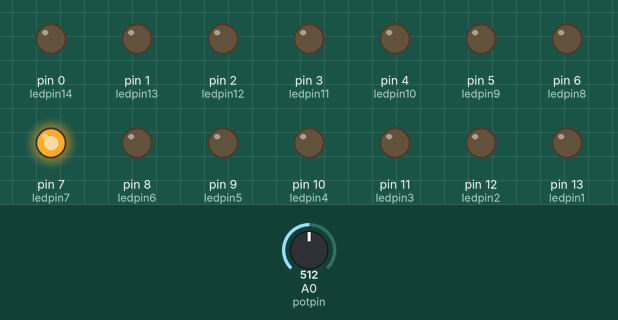
This sketch was run on a simulated Arduino Uno, built with avr-gcc and run on an emulated ATmega328P. Shown: output pins drawn as LEDs (lit = HIGH). The inputs (shaded band) are chosen by the test bench; at power-on: A0 (potpin) = 512.

Above: at 1.2 s.
1.3 s: A0 (potpin) set to 528
At 1.9 s:
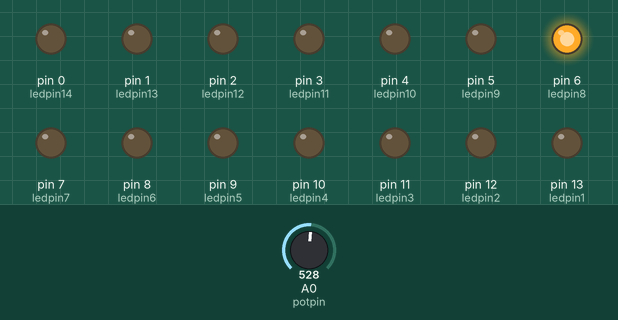
2.8 s: A0 (potpin) set to 716
At 3.1 s:
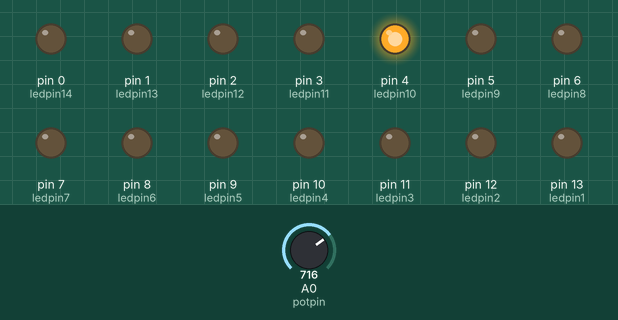
4.3 s: A0 (potpin) set to 750
At 5.4 s:
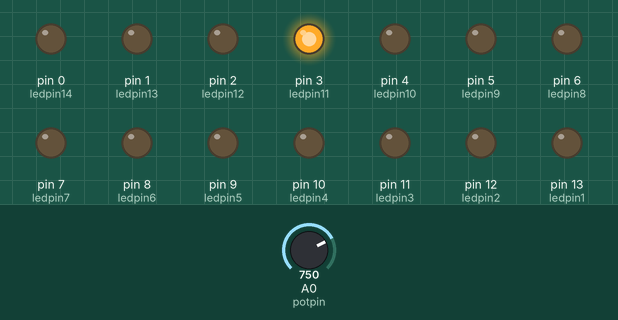
5.8 s: A0 (potpin) set to 900
At 6.5 s:
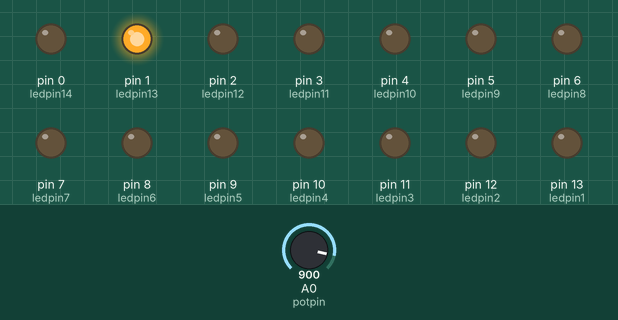
7.3 s: A0 (potpin) set to 982
At 7.7 s:
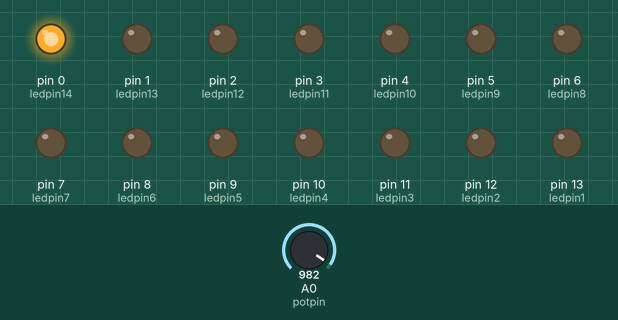
8.8 s: A0 (potpin) set to 962
At 10.0 s:
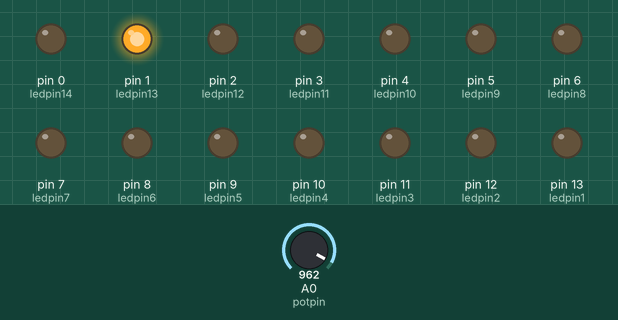
Timing chart, 0 to 11.3 s (numbered marks = the images above; inputs shaded):
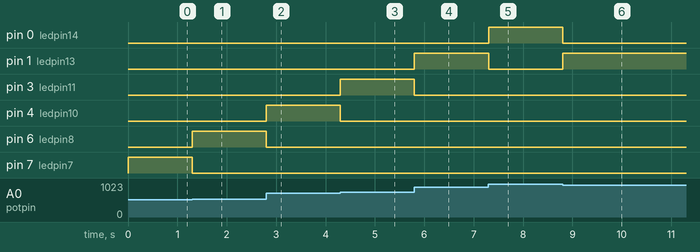

Measured:
- after the input at 1.3 s, pin 6 (ledpin8): LOW → HIGH at once; pin 7 (ledpin7): HIGH → LOW at once
- after the input at 2.8 s, pin 4 (ledpin10): LOW → HIGH at once; pin 6 (ledpin8): HIGH → LOW at once
- after the input at 4.3 s, pin 3 (ledpin11): LOW → HIGH at once; pin 4 (ledpin10): HIGH → LOW at once
- after the input at 5.8 s, pin 1 (ledpin13): LOW → HIGH at once; pin 3 (ledpin11): HIGH → LOW at once
- after the input at 7.3 s, pin 0 (ledpin14): LOW → HIGH at once; pin 1 (ledpin13): HIGH → LOW at once
- after the input at 8.8 s, pin 0 (ledpin14): HIGH → LOW at once; pin 1 (ledpin13): LOW → HIGH at once

The sketch:

2.1.7_Pot_ile_14_LED_kontrolu.ino
```cpp
//0-13 arası tüm dijital pinler LED çıkışları olarak tanımlanır.
int ledpin1 = 13;
int ledpin2 = 12;
int ledpin3 = 11;
int ledpin4 = 10;
int ledpin5 = 9;
int ledpin6 = 8;
int ledpin7 = 7;
int ledpin8 = 6;
int ledpin9 = 5;
int ledpin10 = 4;
int ledpin11 = 3;
int ledpin12 = 2;
int ledpin13 = 1;
int ledpin14 = 0;
//Analog A0 pini potansiyometre çıkışı olarak tanımlanır.
int potpin = A0;
//potdeger isminde bir değişkene ilk başlangıç değeri olan 0 atanır.
int potdeger = 0;

void setup(){
//Ardiuno pinleri(0-13) çıkış olarak tanımlanır.
pinMode(ledpin1,OUTPUT);
pinMode(ledpin2,OUTPUT);
pinMode(ledpin3,OUTPUT);
pinMode(ledpin4,OUTPUT);
pinMode(ledpin5,OUTPUT);
pinMode(ledpin6,OUTPUT);
pinMode(ledpin7,OUTPUT);
pinMode(ledpin8,OUTPUT);
pinMode(ledpin9,OUTPUT);
pinMode(ledpin10,OUTPUT);
pinMode(ledpin11,OUTPUT);
pinMode(ledpin12,OUTPUT);
pinMode(ledpin13,OUTPUT);
pinMode(ledpin14,OUTPUT);
// analog değerleri okuyacağımız Analog pin GİRİŞ olarak tanımlanır.
pinMode(potpin,INPUT);
}

void loop(){
//Analog girişten okunan değer potdeger değişkenine aktarılır.
potdeger = analogRead(potpin);

//eğer bu değer 0 ile 74 arası sayısal bir değerse LED1 yanar, değilse söner.
if(potdeger>=0 && potdeger<74)
{
digitalWrite(ledpin1,HIGH);
}
else{
digitalWrite(ledpin1,LOW);
}

//Analog girişten alınan değer potdeger değişkenine aktarılır. Her koşul sonlandığında bu //değerin tekrar potdeger değişkenine atanması gerekir.   Çünkü bir sonraki koşulda potdeger //değişkeninin alacağı yeni değere göre işlem gerçekleştirilecektir.

potdeger = analogRead(potpin);
//eğer bu değer 74 ile 148 arası sayısal bir değerse LED2 yanar, değilse söner.
if(potdeger>=74 && potdeger<148)
{
digitalWrite(ledpin2,HIGH);
}
else{
digitalWrite(ledpin2,LOW);
}
//Analog girişten okunan değer potdeger değişkenine aktarılır.
potdeger = analogRead(potpin);
//eğer bu değer 148 ile 222 arası sayısal bir değerse LED3 yanar, değilse söner.
if(potdeger>=148 && potdeger<222)
{
digitalWrite(ledpin3,HIGH);
}
else{
digitalWrite(ledpin3,LOW);
}
//Analog girişten okunan değer potdeger değişkenine aktarılır.
potdeger = analogRead(potpin);
//eğer bu değer 222 ile 296 arası sayısal bir değerse LED4 yanar, değilse söner.
if(potdeger>=222 && potdeger<296)
{
digitalWrite(ledpin4,HIGH);
}
else{
digitalWrite(ledpin4,LOW);
}
//Analog girişten okunan değer potdeger değişkenine aktarılır.
potdeger = analogRead(potpin);
//eğer bu değer 296 ile 370 arası sayısal bir değerse LED5 yanar, değilse söner.
if(potdeger>=296 && potdeger<370)
{
digitalWrite(ledpin5,HIGH);
}
else{
digitalWrite(ledpin5,LOW);
}
//Analog girişten okunan değer potdeger değişkenine aktarılır.
potdeger = analogRead(potpin);
//eğer bu değer 370 ile 444 arası sayısal bir değerse LED6 yanar, değilse söner.
if(potdeger>=370 && potdeger<444)
{
digitalWrite(ledpin6,HIGH);
}
else{
digitalWrite(ledpin6,LOW);
}

//Analog girişten okunan değer potdeger değişkenine aktarılır.
potdeger = analogRead(potpin);
//eğer bu değer 444 ile 518 arası sayısal bir değerse LED7 yanar, değilse söner.
if(potdeger>=444 && potdeger<518)
{
digitalWrite(ledpin7,HIGH);
}
else{
digitalWrite(ledpin7,LOW);
}

//Analog girişten okunan değer potdeger değişkenine aktarılır.
potdeger = analogRead(potpin);
//eğer bu değer 518 ile 592 arası sayısal bir değerse LED8 yanar, değilse söner.
if(potdeger>=518 && potdeger<592)
{
digitalWrite(ledpin8,HIGH);
}
else{
digitalWrite(ledpin8,LOW);
}

//Analog girişten okunan değer potdeger değişkenine aktarılır.
potdeger = analogRead(potpin);
//eğer bu değer 592 ile 666 arası sayısal bir değerse LED9 yanar, değilse söner.
if(potdeger>=592 && potdeger<666)
{
digitalWrite(ledpin9,HIGH);
}
else{
digitalWrite(ledpin9,LOW);
}


//Analog girişten okunan değer potdeger değişkenine aktarılır.
potdeger = analogRead(potpin);
//eğer bu değer 666 ile 740 arası sayısal bir değerse LED10 yanar, değilse söner.
if(potdeger>=666 && potdeger<740)
{
digitalWrite(ledpin10,HIGH);
}
else{
digitalWrite(ledpin10,LOW);
}
//Analog girişten okunan değer potdeger değişkenine aktarılır.
potdeger = analogRead(potpin);
//eğer bu değer 740 ile 814 arası sayısal bir değerse LED11 yanar, değilse söner.
if(potdeger>=740 && potdeger<814)
{
digitalWrite(ledpin11,HIGH);
}
else{
digitalWrite(ledpin11,LOW);
}

//Analog girişten okunan değer potdeger değişkenine aktarılır.
potdeger = analogRead(potpin);
//eğer bu değer 814 ile 888 arası sayısal bir değerse LED12 yanar, değilse söner.
if(potdeger>=814 && potdeger<888)
{
digitalWrite(ledpin12,HIGH);
}
else{
digitalWrite(ledpin12,LOW);
}

//Analog girişten okunan değer potdeger değişkenine aktarılır.
potdeger = analogRead(potpin);
//eğer bu değer 888 ile 972 arası sayısal bir değerse LED13 yanar, değilse söner.
if(potdeger>=888 && potdeger<972)
{
digitalWrite(ledpin13,HIGH);
}
else{
digitalWrite(ledpin13,LOW);
}

//Analog girişten okunan değer potdeger değişkenine aktarılır.
potdeger = analogRead(potpin);
//eğer bu değer 972 ile 1024 arası sayısal bir değerse LED14 yanar, değilse söner.
if(potdeger>=972 && potdeger<1024)
{
 digitalWrite(ledpin14,HIGH);
}
else{
digitalWrite(ledpin14,LOW);
}
}
```
